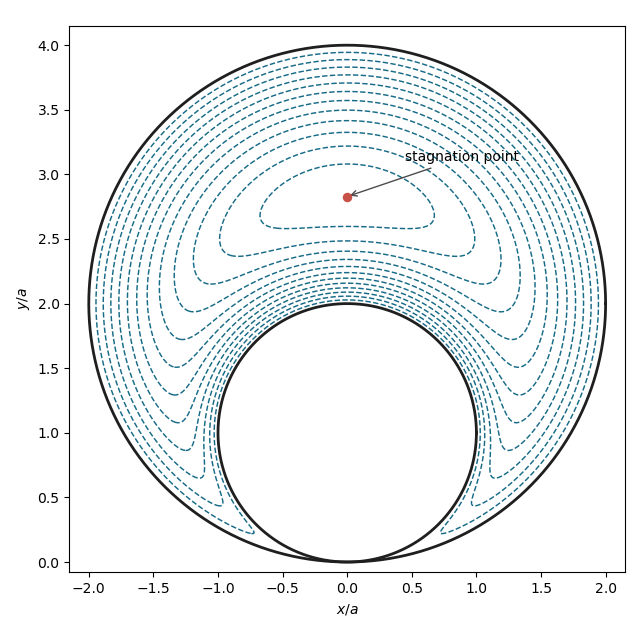

Reproduce this figure in Python.
#!/usr/bin/env python3
"""Plot the Stokes streamlines in 2020 Part II Paper 1, Question 39B."""

from pathlib import Path

import matplotlib.pyplot as plt
import numpy as np


OUTPUT = Path(Path(__file__).stem + ".png")


a = 1.0
x = np.linspace(-2.15, 2.15, 700)
y = np.linspace(-0.08, 4.15, 700)
xx, yy = np.meshgrid(x, y)
r = np.hypot(xx, yy)
sin_theta = np.divide(yy, r, out=np.zeros_like(r), where=r > 0)

inside_outer = xx**2 + (yy - 2 * a) ** 2 <= (2 * a) ** 2
outside_inner = xx**2 + (yy - a) ** 2 >= a**2
fluid = inside_outer & outside_inner & (r > 1e-5)

psi = np.full_like(r, np.nan)
psi[fluid] = (
    sin_theta[fluid]
    / r[fluid]
    * (r[fluid] - 2 * a * sin_theta[fluid])
    * (r[fluid] - 4 * a * sin_theta[fluid])
)

fig, ax = plt.subplots(figsize=(6.4, 6.4))
levels = np.linspace(np.nanmin(psi) * 0.94, np.nanmin(psi) * 0.08, 12)
ax.contour(xx, yy, psi, levels=np.sort(levels), colors="#176b87", linewidths=1.05)

angle = np.linspace(0, 2 * np.pi, 600)
ax.plot(a * np.cos(angle), a + a * np.sin(angle), color="0.12", linewidth=2)
ax.plot(2 * a * np.cos(angle), 2 * a + 2 * a * np.sin(angle), color="0.12", linewidth=2)
ax.scatter([0], [2 * np.sqrt(2) * a], color="#c75146", s=34, zorder=4)
ax.annotate(
    "stagnation point",
    (0, 2 * np.sqrt(2) * a),
    xytext=(0.45, 3.1),
    arrowprops={"arrowstyle": "->", "color": "0.3"},
)
ax.set_aspect("equal")
ax.set_xlim(-2.15, 2.15)
ax.set_ylim(-0.08, 4.15)
ax.set_xlabel("$x/a$")
ax.set_ylabel("$y/a$")
fig.tight_layout()
fig.savefig(OUTPUT, dpi=100, facecolor="white")
